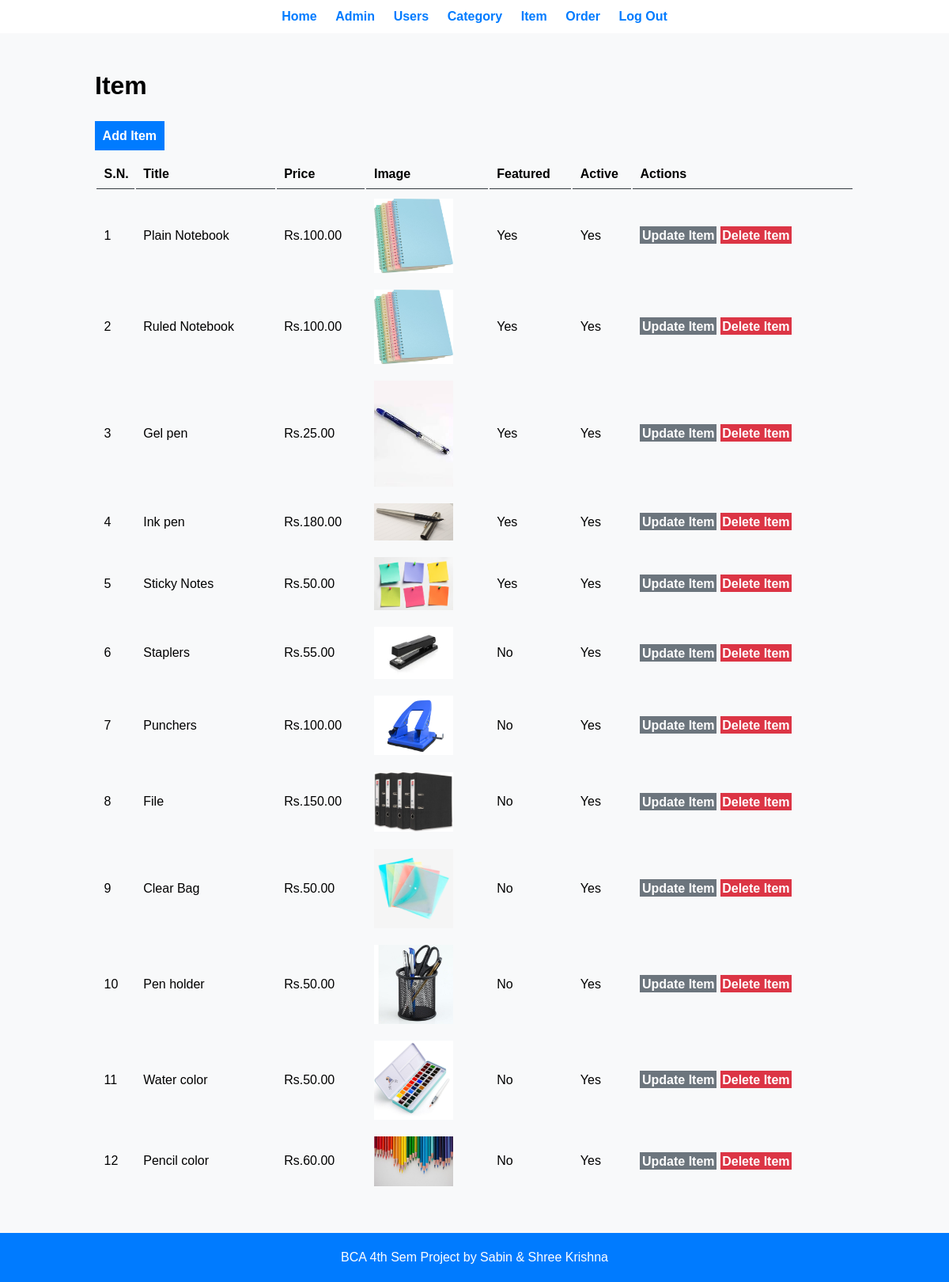
Page /admin/item.php (signed in) on the committed database.
### tables this page shows
CREATE TABLE `tbl_items` (
  `id` int(10) UNSIGNED NOT NULL,
  `title` varchar(100) NOT NULL,
  `description` text NOT NULL,
  `price` decimal(10,2) NOT NULL,
  `image_name` varchar(255) NOT NULL,
  `category_id` int(10) UNSIGNED NOT NULL,
  `featured` varchar(10) NOT NULL,
  `active` varchar(10) NOT NULL
);

### admin/item.php (the view, shortened to what this page needs)
<?php include('partials/menu.php'); ?>
<div class="main">
    <div class="wrapper">
        <h1>Item</h1>
        <br><br>
        <a href="<?php echo SITEURL; ?>admin/add-item.php" class="btn-primary">Add Item</a>
        <br><br>
        <table class="tbl-full">
            <tr>
                <th>S.N.</th>
                <th>Title</th>
                <th>Price</th>
                <th>Image</th>
                <th>Featured</th>
                <th>Active</th>
                <th>Actions</th>
            </tr>
            <?php
                $sql = "SELECT * FROM tbl_items";
                $res = mysqli_query($conn, $sql);
                $count = mysqli_num_rows($res);
                $sn = 1;
                if($count > 0) {
                    while($row = mysqli_fetch_assoc($res)) {
                        $id = $row['id'];
                        $title = $row['title'];
                        $price = $row['price'];
                        $image_name = $row['image_name'];
                        $featured = $row['featured'];
                        $active = $row['active'];
                        ?>
                        <tr>
                            <td><?php echo $sn++; ?></td>
                            <td><?php echo $title; ?></td>
                            <td>Rs.<?php echo $price; ?></td>
                            <td>
                                <?php
                                    if($image_name == "") {
                                        echo "<div class='error'>Image not added</div>";
                                    } else {
                                        ?>
                                        <img src="<?php echo SITEURL; ?>images/item/<?php echo $image_name; ?>" width="100px">
                                        <?php
                                    }
                                ?>
                            </td>
                            <td><?php echo $featured; ?></td>
                            <td><?php echo $active; ?></td>
                            <td>
                                <a href="<?php echo SITEURL; ?>admin/update-item.php?id=<?php echo $id; ?>" class="btn-secondary">Update Item</a>
                                <a href="<?php echo SITEURL; ?>admin/delete-item.php?id=<?php echo $id; ?>&image_name=<?php echo $image_name; ?> " class="btn-secondary1">Delete Item</a>
                            </td>
                        </tr>
                        <?php
                    }
                } else {
                    echo "<tr><td colspan='7' class='error'>Item not added yet</td></tr>";
                }
            ?>
        </table>
    </div>
</div>
<?php include('partials/footer.php'); ?>

### admin/partials/menu.php (shortened to what this page needs)
<html>
    <head>
        <link rel="stylesheet" href="../css/admin.css">
    </head>
    <body>
        <div class="menu text-center">
            <div class="wrapper">
            <ul>
                <li><a href="index.php">Home</a></li>
                <li><a href="manage-admin.php">Admin</a></li>
                <li><a href="manage-user.php">Users</a></li>
                <li><a href="category.php">Category</a></li>
                <li><a href="item.php">Item</a></li>
                <li><a href="order.php">Order</a></li>
                <li><a href="logout.php">Log Out</a></li>
            </ul>
            </div>
        </div>

### admin/partials/footer.php
<div class="footer">
             <div class="wrapper">
                <p class="text-center">BCA 4th Sem Project by Sabin & Shree Krishna</p>
            </div>
        </div>
    </body>
</html>

### css/admin.css (style rules this page uses)
* { margin: 0; padding: 0; font-family: Arial, Helvetica, sans-serif; }
.wrapper { padding: 1%; width: 80%; margin: 0 auto; }
.text-center { text-align: center; }
.tbl-full { width: 100%; }
table tr th { border-bottom: 1px solid #343a40; padding: 1%; text-align: left; }
table tr td { padding: 1%; }
.btn-primary { background-color: #007bff; padding: 1%; color: white; text-decoration: none; font-weight: bold; }
.btn-secondary { background-color: #6c757d; padding: 1%; color: white; text-decoration: none; font-weight: bold; }
.btn-secondary1 { background-color: #dc3545; padding: 1%; color: white; text-decoration: none; font-weight: bold; }
.menu ul { list-style: none; }
.menu ul li { display: inline; padding: 1%; }
.menu ul li a { text-decoration: none; font-weight: bold; color: #007bff; }
.main { background-color: #f8f9fa; padding: 3% 0; }

### rows in the picture
tbl_items: title "Plain Notebook", price "100.00", image_name (picture), featured "Yes", active "Yes"
tbl_items: title "Ruled Notebook", price "100.00", image_name (picture), featured "Yes", active "Yes"
tbl_items: title "Gel pen", price "25.00", image_name (picture), featured "Yes", active "Yes"
tbl_items: title "Ink pen", price "180.00", image_name (picture), featured "Yes", active "Yes"
tbl_items: title "Sticky Notes", price "50.00", image_name (picture), featured "Yes", active "Yes"
tbl_items: title "Staplers", price "55.00", image_name (picture), featured "No", active "Yes"
tbl_items: title "Punchers", price "100.00", image_name (picture), featured "No", active "Yes"
tbl_items: title "File", price "150.00", image_name (picture), featured "No", active "Yes"
tbl_items: title "Clear Bag", price "50.00", image_name (picture), featured "No", active "Yes"
tbl_items: title "Pen holder", price "50.00", image_name (picture), featured "No", active "Yes"
tbl_items: title "Water color", price "50.00", image_name (picture), featured "No", active "Yes"
tbl_items: title "Pencil color", price "60.00", image_name (picture), featured "No", active "Yes"
